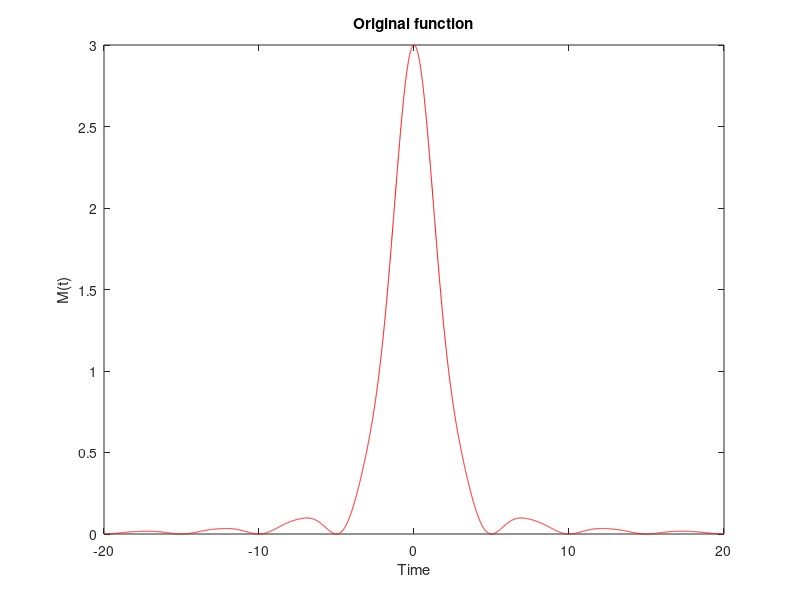
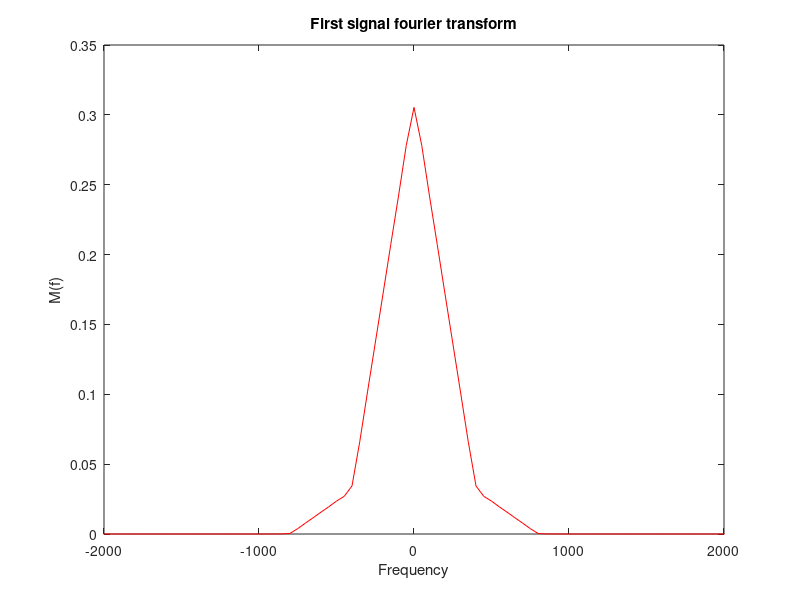
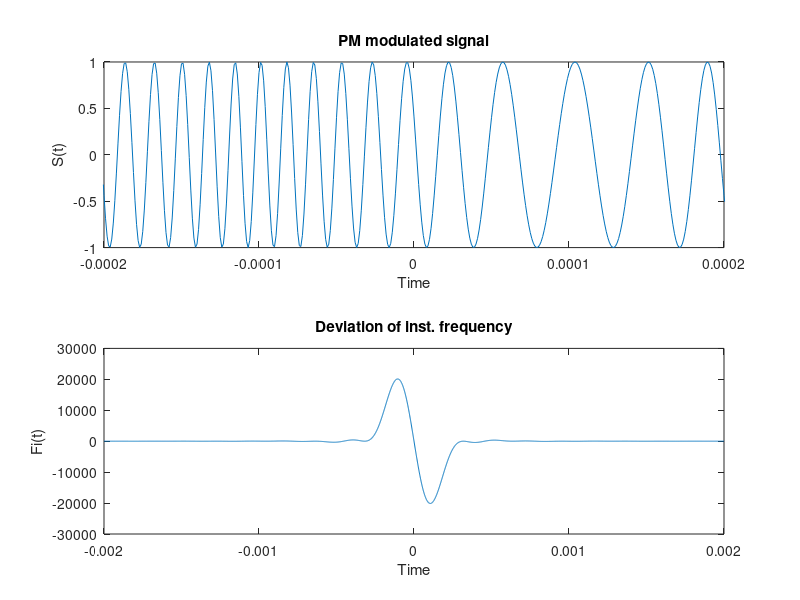
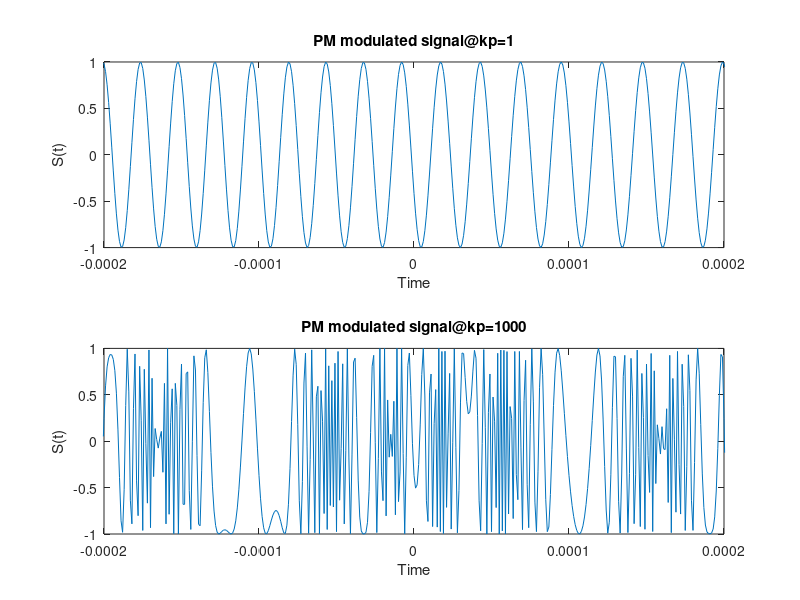

Here is the MATLAB script that generated these plots, in order: (Note: this script raises an error after producing the figures.)
clc
close all
clear all
%part 1 All Team G18
endtime = 2/100;
fs = 200000;
step =1/fs;
t = -endtime:step:endtime;
m = 2* power(sinc(200*t),2)+ power(sinc(400*t),2);
figure(1)
plot(t*1e3,m,'r')
xlabel('Time');
ylabel('M(t)');
title('Original function');
N = length(m);
firstsigtrans = abs(1/N*fftshift(fft(m)));
f = -fs:1/endtime:fs;
figure(2);
plot(f,firstsigtrans,'r');
xlabel('Frequency');
ylabel('M(f)');
title('First signal fourier transform');
xlim([-2000,2000]);
%part 5 Ahmed Ayman Ahmed Hassan 1700037
fm=500;
fc=40e3;
kp=10;
t=-0.002:0.000001:0.002;
d=sinc(2*pi*fm*t);
m=2*d.^3;
A=2*pi*fc*t+kp*m;
A1=(kp/(2*pi))*m;
fi=gradient(A1,t);
s=cos(A);
figure(3);
subplot(211);
plot(t,s);
xlabel('Time');
ylabel('S(t)');
xlim([-0.0002 0.0002]);
title('PM modulated signal');
subplot(212);
plot(t,fi);
xlabel('Time');
ylabel('Fi(t)');
title('Deviation of inst. frequency');
figure(4);
subplot(211);
A=2*pi*fc*t+1*m;
s=cos(A);
plot(t,s);
xlabel('Time');
ylabel('S(t)');
xlim([-0.0002 0.0002]);
title('PM modulated signal@kp=1');
subplot(212);
A=2*pi*fc*t+1000*m;
s=cos(A);
plot(t,s);
xlabel('Time');
ylabel('S(t)');
xlim([-0.0002 0.0002]);
title('PM modulated signal@kp=1000');
figure(5);
A=2*pi*fc*t+kp*m;
s=cos(A);
spectrogram(s,[],[],[],fc);
title('Spectrogram of modulated signal');
figure(6);
A=2*pi*fc*t+100*m;
s=cos(A);
spectrogram(s,[],[],[],fc);
title('Spectrogram of modulated signal@ kp=100');
figure(7);
A=2*pi*fc*t+kp*m;
s=cos(A);
N= length(s);
X=fftshift(fft(s,N));
fs=1e6;
f = -fs/2:fs/N:fs/2-1;
plot(f,abs(X));
title('Amplitude Spectrum S(f)');
xlabel('Frequency');
ylabel('S(f)');
xlim([-1e5 1e5]);
d=sinc(2*pi*fm*t);
m=2*d.^3;
dm=gradient(m,t);  %deltaf=kp*max(dm/dt)
max=max(dm);    %get carson's rule bandwidth 
deltaf=(10/(2*pi))*max; 
%part 6 All Team G18
f=4000;
t = 0.000001:0.000001:0.001;
theta=(unifrnd(0,2*pi,1,1000));
figure(8)
for inx = 1:5
    x = cos ( (2*pi*f*t) + theta(1,inx*200) );
    subplot ( 5 , 1 ,inx);
    plot(t,x);
    xlabel('Time');
    ylabel(['X_',num2str(inx),'(t)']);
end
suptitle('Different Samples of Process X(t)');
z=zeros(1,1000);
u=ones(1,1000);
timeavg =  mean(cos ( 2 * pi * f * t + theta ( 1,800 ) ));
g=u*timeavg;
ensavg = mean ( cos ( 2 * pi * f* 0.0001 + theta ) );
j=u*ensavg;
figure(9);
subplot(2,1,1);
plot (t,j,'r-',t,z,'g-');
legend('Simulated','Theoretical');
title('Ensemble Average Plot');
xlabel('Time');
ylabel('Ensemble Average of X(t)');
subplot(2,1,2);
plot(t,g);
title('Time Average Plot');
xlabel('Time');
ylabel('Time Average of X(t)');
figure(10);
au=xcorr(x,'unbiased');
l = length(au);
k = 1: 1 : l;
plot(k,au);
title('Time Autocorrelation Function Plot');
xlabel('Time Lag');
ylabel('Autocorrelation Function');
